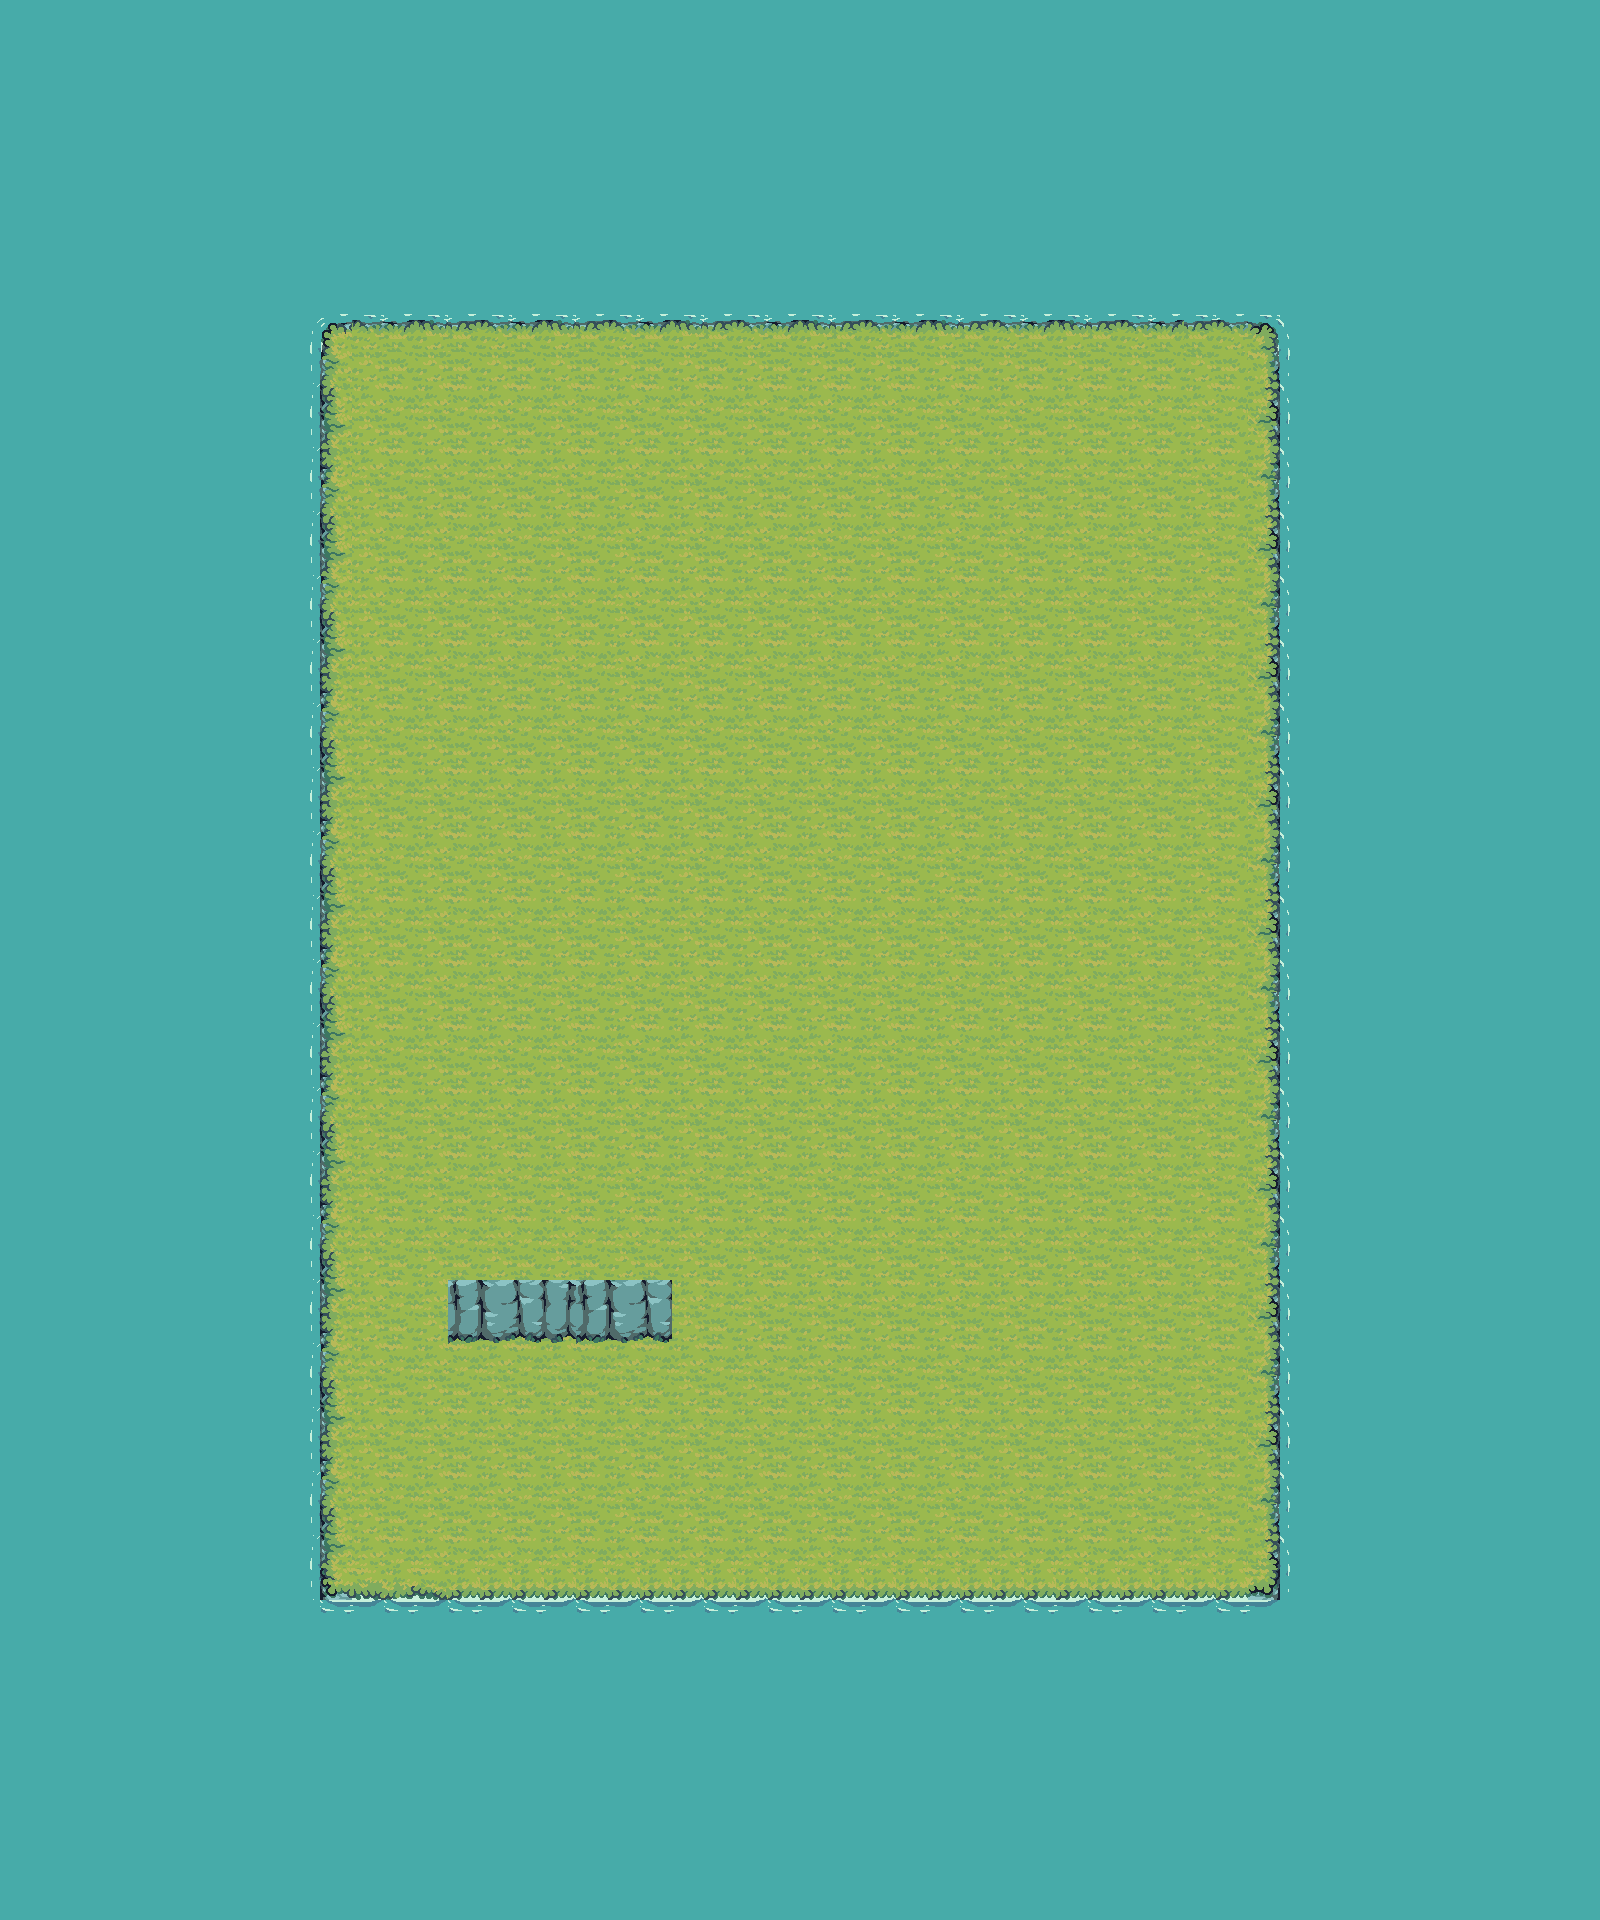

Rendered tile map (Tiled .tmx) drawn with the repository's tilesets; below, a short description and the map source with its tile grids summarised:
An orthogonal 50x60 tile map with 32x32 px tiles, 5 tile layers (Water, water_animation, base, Elevation, ...), 4 tilesets.

<map version="1.10" tiledversion="1.12.2" orientation="orthogonal" renderorder="right-down" width="50" height="60" tilewidth="32" tileheight="32" infinite="0" nextlayerid="9" nextobjectid="1">
 <tileset firstgid="1" source="../tiles/terrain/tilemap_color1.tsx" />
 <tileset firstgid="217" source="../tiles/water/water_background.tsx" />
 <tileset firstgid="221" source="../tiles/water/water_foam.tsx" />
 <tileset firstgid="797" source="../tiles/water/rocks/water_rocks_01.tsx" />
 <layer id="1" name="Water" width="50" height="60">
  <data>[3000 cells, 3000 non-empty, 1 distinct tile ids]</data>
 </layer>
 <layer id="5" name="water_animation" width="50" height="60">
  <data>[3000 cells, 276 non-empty, 12 distinct tile ids]</data>
 </layer>
 <layer id="2" name="base" width="50" height="60">
  <data>[3000 cells, 1200 non-empty, 36 distinct tile ids]</data>
 </layer>
 <layer id="3" name="Elevation" width="50" height="60">
  <data>[3000 cells, 14 non-empty, 8 distinct tile ids]</data>
 </layer>
 <layer id="4" name="Ramps" width="50" height="60">
  <data>[3000 cells, 0 non-empty, 0 distinct tile ids]</data>
 </layer>
 <objectgroup id="6" name="collision_full" />
 <objectgroup id="7" name="collision_shots" />
 <objectgroup id="8" name="collision_player" />
</map>
